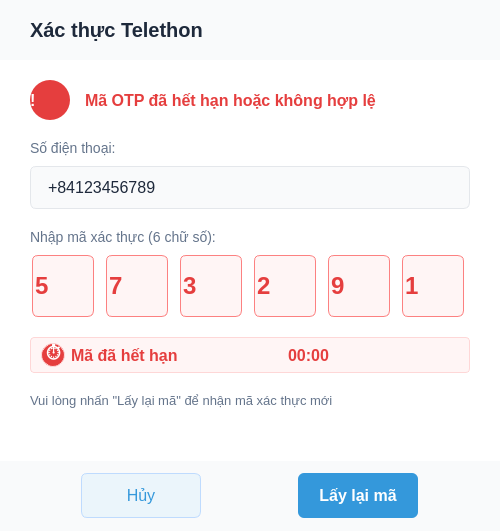
<?xml version="1.0" encoding="UTF-8"?>
<ui version="4.0">
    <class>OtpExpiredDialog</class>
    <widget class="QDialog"
            name="OtpExpiredDialog">
        <property name="geometry">
            <rect>
                <x>0</x>
                <y>0</y>
                <width>500</width>
                <height>531</height>
            </rect>
        </property>
        <property name="windowTitle">
            <string>Xác thực Telethon</string>
        </property>
        <property name="styleSheet">
            <string notr="true">QDialog {
    background-color: #FFFFFF;
    font-family: Arial;
}

QLabel.titleLabel {
    font-size: 20px;
    font-weight: bold;
    color: #1E293B;
    background-color: transparent;
    font-family: Arial;
}

QLabel.messageLabel {
    font-size: 16px;
    font-weight: bold;
    color: #E53E3E;
    font-family: Arial;
}

QLabel.infoLabel {
    font-size: 14px;
    color: #64748B;
    font-family: Arial;
}

QLineEdit {
    border: 1px solid #E4E7EB;
    border-radius: 6px;
    padding: 10px 15px;
    background-color: #FFFFFF;
    font-size: 16px;
    color: #1E293B;
    font-family: Arial;
}

QLineEdit.otpDigit {
    border: 1px solid #FC8181;
    border-radius: 6px;
    background-color: #FFF5F5;
    font-size: 24px;
    font-weight: bold;
    color: #E53E3E;
    min-width: 60px;
    max-width: 60px;
    min-height: 60px;
    max-height: 60px;
    text-align: center;
    font-family: Arial;
}

QPushButton.primaryButton {
    background-color: #3498DB;
    color: white;
    border: none;
    border-radius: 6px;
    padding: 10px 15px;
    font-size: 16px;
    font-weight: bold;
    font-family: Arial;
}

QPushButton.primaryButton:hover {
    background-color: #2980B9;
}

QPushButton.secondaryButton {
    background-color: #EBF5FB;
    color: #3498DB;
    border: 1px solid #BFDBFE;
    border-radius: 6px;
    padding: 10px 15px;
    font-size: 16px;
    font-family: Arial;
}

QPushButton.secondaryButton:hover {
    background-color: #D1E6FA;
}

QFrame.statusError {
    background-color: #FFF5F5;
    border: 1px solid #FED7D7;
    border-radius: 4px;
    font-family: Arial;
}

QLabel.timerLabel {
    background-color: transparent;
    color: #E53E3E;
    font-weight: bold;
    font-size: 16px;
    font-family: Arial;
}</string>
        </property>
        <layout class="QVBoxLayout"
                name="verticalLayout">
            <property name="spacing">
                <number>0</number>
            </property>
            <property name="leftMargin">
                <number>0</number>
            </property>
            <property name="topMargin">
                <number>0</number>
            </property>
            <property name="rightMargin">
                <number>0</number>
            </property>
            <property name="bottomMargin">
                <number>0</number>
            </property>
            <item>
                <widget class="QWidget"
                        name="headerWidget"
                        native="true">
                    <property name="minimumSize">
                        <size>
                            <width>0</width>
                            <height>60</height>
                        </size>
                    </property>
                    <property name="maximumSize">
                        <size>
                            <width>16777215</width>
                            <height>60</height>
                        </size>
                    </property>
                    <property name="styleSheet">
                        <string notr="true">background-color: #F9FAFB;</string>
                    </property>
                    <layout class="QHBoxLayout"
                            name="horizontalLayout">
                        <property name="leftMargin">
                            <number>30</number>
                        </property>
                        <property name="rightMargin">
                            <number>30</number>
                        </property>
                        <item>
                            <widget class="QLabel"
                                    name="titleLabel">
                                <property name="styleSheet">
                                    <string notr="true">font-size: 20px; font-weight: bold; color: #1E293B;</string>
                                </property>
                                <property name="text">
                                    <string>Xác thực Telethon</string>
                                </property>
                                <property name="class"
                                          stdset="0">
                                    <string>titleLabel</string>
                                </property>
                            </widget>
                        </item>
                    </layout>
                </widget>
            </item>
            <item>
                <widget class="QWidget"
                        name="contentWidget"
                        native="true">
                    <layout class="QVBoxLayout"
                            name="verticalLayout_2">
                        <property name="spacing">
                            <number>20</number>
                        </property>
                        <property name="leftMargin">
                            <number>30</number>
                        </property>
                        <property name="topMargin">
                            <number>20</number>
                        </property>
                        <property name="rightMargin">
                            <number>30</number>
                        </property>
                        <property name="bottomMargin">
                            <number>20</number>
                        </property>
                        <item>
                            <layout class="QHBoxLayout"
                                    name="messageLayout">
                                <property name="spacing">
                                    <number>15</number>
                                </property>
                                <item>
                                    <widget class="QLabel"
                                            name="iconLabel">
                                        <property name="minimumSize">
                                            <size>
                                                <width>40</width>
                                                <height>40</height>
                                            </size>
                                        </property>
                                        <property name="maximumSize">
                                            <size>
                                                <width>40</width>
                                                <height>40</height>
                                            </size>
                                        </property>
                                        <property name="styleSheet">
                                            <string notr="true">background-color: #E53E3E;
color: white;
border-radius: 20px;
font-size: 16px;
font-weight: bold;</string>
                                        </property>
                                        <property name="text">
                                            <string>!</string>
                                        </property>
                                        <property name="alignment">
                                            <set>Qt.AlignCenter</set>
                                        </property>
                                    </widget>
                                </item>
                                <item>
                                    <widget class="QLabel"
                                            name="messageLabel">
                                        <property name="styleSheet">
                                            <string notr="true">font-size: 16px;
font-weight: bold;
color: #E53E3E;</string>
                                        </property>
                                        <property name="text">
                                            <string>Mã OTP đã hết hạn hoặc không hợp lệ</string>
                                        </property>
                                        <property name="class"
                                                  stdset="0">
                                            <string>messageLabel</string>
                                        </property>
                                    </widget>
                                </item>
                            </layout>
                        </item>
                        <item>
                            <layout class="QVBoxLayout"
                                    name="phoneLayout">
                                <property name="spacing">
                                    <number>10</number>
                                </property>
                                <item>
                                    <widget class="QLabel"
                                            name="phoneLabel">
                                        <property name="styleSheet">
                                            <string notr="true">font-size: 14px; color: #64748B;</string>
                                        </property>
                                        <property name="text">
                                            <string>Số điện thoại:</string>
                                        </property>
                                        <property name="class"
                                                  stdset="0">
                                            <string>infoLabel</string>
                                        </property>
                                    </widget>
                                </item>
                                <item>
                                    <widget class="QLineEdit"
                                            name="phoneLineEdit">
                                        <property name="minimumSize">
                                            <size>
                                                <width>0</width>
                                                <height>0</height>
                                            </size>
                                        </property>
                                        <property name="maximumSize">
                                            <size>
                                                <width>16777215</width>
                                                <height>16777215</height>
                                            </size>
                                        </property>
                                        <property name="styleSheet">
                                            <string notr="true">background-color: #F9FAFB;</string>
                                        </property>
                                        <property name="text">
                                            <string>+84123456789</string>
                                        </property>
                                        <property name="readOnly">
                                            <bool>true</bool>
                                        </property>
                                    </widget>
                                </item>
                            </layout>
                        </item>
                        <item>
                            <layout class="QVBoxLayout"
                                    name="otpLayout">
                                <property name="spacing">
                                    <number>10</number>
                                </property>
                                <item>
                                    <widget class="QLabel"
                                            name="otpLabel">
                                        <property name="styleSheet">
                                            <string notr="true">font-size: 14px; color: #64748B;</string>
                                        </property>
                                        <property name="text">
                                            <string>Nhập mã xác thực (6 chữ số):</string>
                                        </property>
                                        <property name="class"
                                                  stdset="0">
                                            <string>infoLabel</string>
                                        </property>
                                    </widget>
                                </item>
                                <item>
                                    <layout class="QHBoxLayout"
                                            name="otpDigitsLayout">
                                        <property name="spacing">
                                            <number>10</number>
                                        </property>
                                        <item>
                                            <widget class="QLineEdit"
                                                    name="digit1">
                                                <property name="minimumSize">
                                                    <size>
                                                        <width>62</width>
                                                        <height>62</height>
                                                    </size>
                                                </property>
                                                <property name="maximumSize">
                                                    <size>
                                                        <width>62</width>
                                                        <height>62</height>
                                                    </size>
                                                </property>
                                                <property name="styleSheet">
                                                    <string notr="true">border: 1px solid #FC8181;
border-radius: 6px;
background-color: #FFF5F5;
font-size: 24px;
font-weight: bold;
color: #E53E3E;
padding: 0px;</string>
                                                </property>
                                                <property name="text">
                                                    <string>5</string>
                                                </property>
                                                <property name="maxLength">
                                                    <number>1</number>
                                                </property>
                                                <property name="alignment">
                                                    <set>Qt.AlignCenter</set>
                                                </property>
                                                <property name="readOnly">
                                                    <bool>true</bool>
                                                </property>
                                                <property name="class"
                                                          stdset="0">
                                                    <string>otpDigit</string>
                                                </property>
                                            </widget>
                                        </item>
                                        <item>
                                            <widget class="QLineEdit"
                                                    name="digit2">
                                                <property name="minimumSize">
                                                    <size>
                                                        <width>62</width>
                                                        <height>62</height>
                                                    </size>
                                                </property>
                                                <property name="maximumSize">
                                                    <size>
                                                        <width>62</width>
                                                        <height>62</height>
                                                    </size>
                                                </property>
                                                <property name="styleSheet">
                                                    <string notr="true">border: 1px solid #FC8181;
border-radius: 6px;
background-color: #FFF5F5;
font-size: 24px;
font-weight: bold;
color: #E53E3E;
padding: 0px;</string>
                                                </property>
                                                <property name="text">
                                                    <string>7</string>
                                                </property>
                                                <property name="maxLength">
                                                    <number>1</number>
                                                </property>
                                                <property name="alignment">
                                                    <set>Qt.AlignCenter</set>
                                                </property>
                                                <property name="readOnly">
                                                    <bool>true</bool>
                                                </property>
                                                <property name="class"
                                                          stdset="0">
                                                    <string>otpDigit</string>
                                                </property>
                                            </widget>
                                        </item>
                                        <item>
                                            <widget class="QLineEdit"
                                                    name="digit3">
                                                <property name="minimumSize">
                                                    <size>
                                                        <width>62</width>
                                                        <height>62</height>
                                                    </size>
                                                </property>
                                                <property name="maximumSize">
                                                    <size>
                                                        <width>62</width>
                                                        <height>62</height>
                                                    </size>
                                                </property>
                                                <property name="styleSheet">
                                                    <string notr="true">border: 1px solid #FC8181;
border-radius: 6px;
background-color: #FFF5F5;
font-size: 24px;
font-weight: bold;
color: #E53E3E;
padding: 0px;</string>
                                                </property>
                                                <property name="text">
                                                    <string>3</string>
                                                </property>
                                                <property name="maxLength">
                                                    <number>1</number>
                                                </property>
                                                <property name="alignment">
                                                    <set>Qt.AlignCenter</set>
                                                </property>
                                                <property name="readOnly">
                                                    <bool>true</bool>
                                                </property>
                                                <property name="class"
                                                          stdset="0">
                                                    <string>otpDigit</string>
                                                </property>
                                            </widget>
                                        </item>
                                        <item>
                                            <widget class="QLineEdit"
                                                    name="digit4">
                                                <property name="minimumSize">
                                                    <size>
                                                        <width>62</width>
                                                        <height>62</height>
                                                    </size>
                                                </property>
                                                <property name="maximumSize">
                                                    <size>
                                                        <width>62</width>
                                                        <height>62</height>
                                                    </size>
                                                </property>
                                                <property name="styleSheet">
                                                    <string notr="true">border: 1px solid #FC8181;
border-radius: 6px;
background-color: #FFF5F5;
font-size: 24px;
font-weight: bold;
color: #E53E3E;
padding: 0px;</string>
                                                </property>
                                                <property name="text">
                                                    <string>2</string>
                                                </property>
                                                <property name="maxLength">
                                                    <number>1</number>
                                                </property>
                                                <property name="alignment">
                                                    <set>Qt.AlignCenter</set>
                                                </property>
                                                <property name="readOnly">
                                                    <bool>true</bool>
                                                </property>
                                                <property name="class"
                                                          stdset="0">
                                                    <string>otpDigit</string>
                                                </property>
                                            </widget>
                                        </item>
                                        <item>
                                            <widget class="QLineEdit"
                                                    name="digit5">
                                                <property name="minimumSize">
                                                    <size>
                                                        <width>62</width>
                                                        <height>62</height>
                                                    </size>
                                                </property>
                                                <property name="maximumSize">
                                                    <size>
                                                        <width>62</width>
                                                        <height>62</height>
                                                    </size>
                                                </property>
                                                <property name="styleSheet">
                                                    <string notr="true">border: 1px solid #FC8181;
border-radius: 6px;
background-color: #FFF5F5;
font-size: 24px;
font-weight: bold;
color: #E53E3E;
padding: 0px;</string>
                                                </property>
                                                <property name="text">
                                                    <string>9</string>
                                                </property>
                                                <property name="maxLength">
                                                    <number>1</number>
                                                </property>
                                                <property name="alignment">
                                                    <set>Qt.AlignCenter</set>
                                                </property>
                                                <property name="readOnly">
                                                    <bool>true</bool>
                                                </property>
                                                <property name="class"
                                                          stdset="0">
                                                    <string>otpDigit</string>
                                                </property>
                                            </widget>
                                        </item>
                                        <item>
                                            <widget class="QLineEdit"
                                                    name="digit6">
                                                <property name="minimumSize">
                                                    <size>
                                                        <width>62</width>
                                                        <height>62</height>
                                                    </size>
                                                </property>
                                                <property name="maximumSize">
                                                    <size>
                                                        <width>62</width>
                                                        <height>62</height>
                                                    </size>
                                                </property>
                                                <property name="styleSheet">
                                                    <string notr="true">border: 1px solid #FC8181;
border-radius: 6px;
background-color: #FFF5F5;
font-size: 24px;
font-weight: bold;
color: #E53E3E;
padding: 0px;</string>
                                                </property>
                                                <property name="text">
                                                    <string>1</string>
                                                </property>
                                                <property name="maxLength">
                                                    <number>1</number>
                                                </property>
                                                <property name="alignment">
                                                    <set>Qt.AlignCenter</set>
                                                </property>
                                                <property name="readOnly">
                                                    <bool>true</bool>
                                                </property>
                                                <property name="class"
                                                          stdset="0">
                                                    <string>otpDigit</string>
                                                </property>
                                            </widget>
                                        </item>
                                    </layout>
                                </item>
                            </layout>
                        </item>
                        <item>
                            <widget class="QFrame"
                                    name="timerFrame">
                                <property name="minimumSize">
                                    <size>
                                        <width>0</width>
                                        <height>36</height>
                                    </size>
                                </property>
                                <property name="maximumSize">
                                    <size>
                                        <width>16777215</width>
                                        <height>36</height>
                                    </size>
                                </property>
                                <property name="styleSheet">
                                    <string notr="true">background-color: #FFF5F5;
border: 1px solid #FED7D7;
border-radius: 4px;</string>
                                </property>
                                <property name="frameShape">
                                    <enum>QFrame.StyledPanel</enum>
                                </property>
                                <property name="frameShadow">
                                    <enum>QFrame.Raised</enum>
                                </property>
                                <property name="class"
                                          stdset="0">
                                    <string>statusError</string>
                                </property>
                                <layout class="QHBoxLayout"
                                        name="horizontalLayout_3">
                                    <property name="leftMargin">
                                        <number>10</number>
                                    </property>
                                    <property name="topMargin">
                                        <number>0</number>
                                    </property>
                                    <property name="rightMargin">
                                        <number>10</number>
                                    </property>
                                    <property name="bottomMargin">
                                        <number>0</number>
                                    </property>
                                    <item>
                                        <widget class="QLabel"
                                                name="timerIconLabel">
                                            <property name="minimumSize">
                                                <size>
                                                    <width>24</width>
                                                    <height>24</height>
                                                </size>
                                            </property>
                                            <property name="maximumSize">
                                                <size>
                                                    <width>24</width>
                                                    <height>24</height>
                                                </size>
                                            </property>
                                            <property name="styleSheet">
                                                <string notr="true">background-color: #E53E3E;
color: white;
border-radius: 12px;
font-size: 14px;
font-weight: bold;</string>
                                            </property>
                                            <property name="text">
                                                <string>⏱</string>
                                            </property>
                                            <property name="alignment">
                                                <set>Qt.AlignCenter</set>
                                            </property>
                                        </widget>
                                    </item>
                                    <item>
                                        <widget class="QLabel"
                                                name="timerLabel">
                                            <property name="styleSheet">
                                                <string notr="true">background-color: transparent;
color: #E53E3E;
font-weight: bold;
font-size: 16px;
border: none;</string>
                                            </property>
                                            <property name="text">
                                                <string>Mã đã hết hạn</string>
                                            </property>
                                            <property name="class"
                                                      stdset="0">
                                                <string>timerLabel</string>
                                            </property>
                                        </widget>
                                    </item>
                                    <item>
                                        <spacer name="horizontalSpacer_3">
                                            <property name="orientation">
                                                <enum>Qt.Horizontal</enum>
                                            </property>
                                            <property name="sizeHint"
                                                      stdset="0">
                                                <size>
                                                    <width>40</width>
                                                    <height>20</height>
                                                </size>
                                            </property>
                                        </spacer>
                                    </item>
                                    <item>
                                        <widget class="QLabel"
                                                name="timeLeftLabel">
                                            <property name="styleSheet">
                                                <string notr="true">background-color: transparent;
color: #E53E3E;
font-weight: bold;
font-size: 16px;
border: none;</string>
                                            </property>
                                            <property name="text">
                                                <string>00:00</string>
                                            </property>
                                            <property name="alignment">
                                                <set>Qt.AlignRight|Qt.AlignTrailing|Qt.AlignVCenter</set>
                                            </property>
                                            <property name="class"
                                                      stdset="0">
                                                <string>timerLabel</string>
                                            </property>
                                        </widget>
                                    </item>
                                </layout>
                            </widget>
                        </item>
                        <item>
                            <widget class="QLabel"
                                    name="noteLabel">
                                <property name="styleSheet">
                                    <string notr="true">font-size: 13px; color: #64748B;</string>
                                </property>
                                <property name="text">
                                    <string>Vui lòng nhấn "Lấy lại mã" để nhận mã xác thực mới</string>
                                </property>
                                <property name="wordWrap">
                                    <bool>true</bool>
                                </property>
                            </widget>
                        </item>
                        <item>
                            <spacer name="verticalSpacer">
                                <property name="orientation">
                                    <enum>Qt.Vertical</enum>
                                </property>
                                <property name="sizeHint"
                                          stdset="0">
                                    <size>
                                        <width>20</width>
                                        <height>20</height>
                                    </size>
                                </property>
                            </spacer>
                        </item>
                    </layout>
                </widget>
            </item>
            <item>
                <widget class="QFrame"
                        name="footerFrame">
                    <property name="minimumSize">
                        <size>
                            <width>0</width>
                            <height>70</height>
                        </size>
                    </property>
                    <property name="maximumSize">
                        <size>
                            <width>16777215</width>
                            <height>70</height>
                        </size>
                    </property>
                    <property name="styleSheet">
                        <string notr="true">background-color: #F9FAFB;</string>
                    </property>
                    <property name="frameShape">
                        <enum>QFrame.StyledPanel</enum>
                    </property>
                    <property name="frameShadow">
                        <enum>QFrame.Raised</enum>
                    </property>
                    <layout class="QHBoxLayout"
                            name="horizontalLayout_2">
                        <property name="leftMargin">
                            <number>30</number>
                        </property>
                        <property name="topMargin">
                            <number>10</number>
                        </property>
                        <property name="rightMargin">
                            <number>30</number>
                        </property>
                        <property name="bottomMargin">
                            <number>10</number>
                        </property>
                        <item>
                            <widget class="QPushButton"
                                    name="cancelButton">
                                <property name="minimumSize">
                                    <size>
                                        <width>120</width>
                                        <height>45</height>
                                    </size>
                                </property>
                                <property name="maximumSize">
                                    <size>
                                        <width>120</width>
                                        <height>45</height>
                                    </size>
                                </property>
                                <property name="styleSheet">
                                    <string notr="true">QPushButton {
    background-color: #EBF5FB;
    color: #3498DB;
    border: 1px solid #BFDBFE;
    border-radius: 6px;
    padding: 10px;
    font-size: 16px;
}

QPushButton:hover {
    background-color: #D1E6FA;
}</string>
                                </property>
                                <property name="text">
                                    <string>Hủy</string>
                                </property>
                                <property name="class"
                                          stdset="0">
                                    <string>secondaryButton</string>
                                </property>
                            </widget>
                        </item>
                        <item>
                            <spacer name="horizontalSpacer">
                                <property name="orientation">
                                    <enum>Qt.Horizontal</enum>
                                </property>
                                <property name="sizeHint"
                                          stdset="0">
                                    <size>
                                        <width>40</width>
                                        <height>20</height>
                                    </size>
                                </property>
                            </spacer>
                        </item>
                        <item>
                            <widget class="QPushButton"
                                    name="getNewCodeButton">
                                <property name="minimumSize">
                                    <size>
                                        <width>120</width>
                                        <height>45</height>
                                    </size>
                                </property>
                                <property name="maximumSize">
                                    <size>
                                        <width>120</width>
                                        <height>45</height>
                                    </size>
                                </property>
                                <property name="styleSheet">
                                    <string notr="true">QPushButton {
    background-color: #3498DB;
    color: white;
    border: none;
    border-radius: 6px;
    padding: 10px;
    font-size: 16px;
    font-weight: bold;
}

QPushButton:hover {
    background-color: #2980B9;
}</string>
                                </property>
                                <property name="text">
                                    <string>Lấy lại mã</string>
                                </property>
                                <property name="class"
                                          stdset="0">
                                    <string>primaryButton</string>
                                </property>
                            </widget>
                        </item>
                    </layout>
                </widget>
            </item>
        </layout>
    </widget>
    <resources />
    <connections />
</ui>
